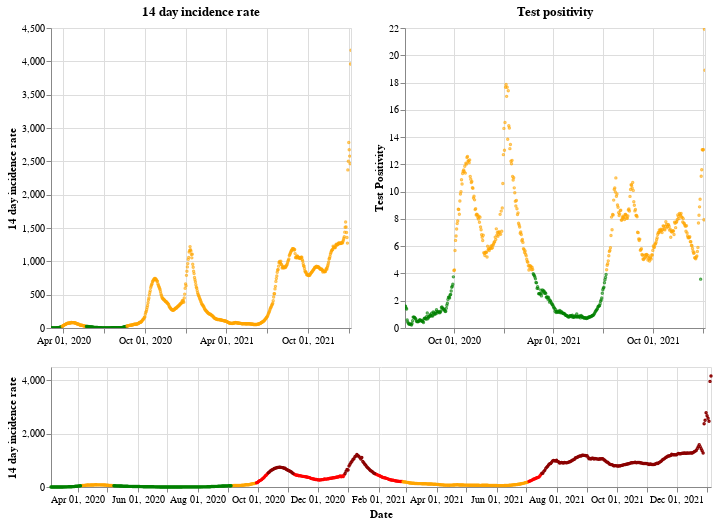

This figure's notebook cell:
### Markdown cell above
## Northern Ireland

### Code cell
plot_traffic_light('Northern Ireland')

### Figure 1 — Vega-Lite specification as saved in the notebook (floating-point values rounded to 4 significant figures; data arrays with more than 128 entries replaced by an {"elided": "..."} marker saying what was removed)
{"config": {"view": {"continuousWidth": 400, "continuousHeight": 300}}, "vconcat": [{"hconcat": [{"mark": {"type": "point", "size": 2}, "encoding": {"color": {"condition": {"value": "green", "test": "(datum.twoWeeklyCasesRate <= 25)"}, "value": "orange"}, "tooltip": [{"type": "nominal", "field": "areaName"}, {"type": "temporal", "field": "date"}, {"type": "quantitative", "field": "twoWeeklyCasesRate"}, {"type": "quantitative", "field": "testPositivity"}], "x": {"type": "temporal", "axis": {"title": ""}, "field": "date", "scale": {"domain": {"selection": "DateBrush"}}, "timeUnit": "yearmonthdate"}, "y": {"type": "quantitative", "axis": {"title": "14 day incidence rate"}, "field": "twoWeeklyCasesRate"}}, "title": "14 day incidence rate", "width": 300}, {"mark": {"type": "point", "size": 2}, "encoding": {"color": {"condition": {"value": "green", "test": "(datum.testPositivity <= 4)"}, "value": "orange"}, "tooltip": [{"type": "nominal", "field": "areaName"}, {"type": "temporal", "field": "date"}, {"type": "quantitative", "field": "twoWeeklyCasesRate"}, {"type": "quantitative", "field": "testPositivity"}], "x": {"type": "temporal", "axis": {"title": ""}, "field": "date", "scale": {"domain": {"selection": "DateBrush"}}, "timeUnit": "yearmonthdate"}, "y": {"type": "quantitative", "axis": {"title": "Test Positivity"}, "field": "testPositivity"}}, "title": "Test positivity", "width": 300}]}, {"layer": [{"mark": {"type": "point", "size": 2}, "encoding": {"color": {"condition": {"value": "orange", "test": "(((datum.testPositivity < 4) && (datum.twoWeeklyCasesRate >= 50)) && (datum.twoWeeklyCasesRate < 200))"}, "value": "red"}, "opacity": {"condition": {"value": 1, "test": "((datum.twoWeeklyCasesRate >= 50) && (datum.twoWeeklyCasesRate < 500))"}, "value": 0}, "tooltip": [{"type": "nominal", "field": "areaName"}, {"type": "temporal", "field": "date"}, {"type": "quantitative", "field": "twoWeeklyCasesRate"}, {"type": "quantitative", "field": "testPositivity"}], "x": {"type": "temporal", "axis": {"title": "Date"}, "field": "date", "timeUnit": "yearmonthdate"}, "y": {"type": "quantitative", "axis": {"title": "14 day incidence rate"}, "field": "twoWeeklyCasesRate"}}, "selection": {"DateBrush": {"type": "interval", "encodings": ["x"], "fields": ["Time"]}}}, {"mark": {"type": "point", "size": 2}, "encoding": {"color": {"value": "darkred"}, "opacity": {"condition": {"value": 1, "test": "(datum.twoWeeklyCasesRate >= 500)"}, "value": 0}, "tooltip": [{"type": "nominal", "field": "areaName"}, {"type": "temporal", "field": "date"}, {"type": "quantitative", "field": "twoWeeklyCasesRate"}, {"type": "quantitative", "field": "testPositivity"}], "x": {"type": "temporal", "axis": {"title": "Date"}, "field": "date", "timeUnit": "yearmonthdate"}, "y": {"type": "quantitative", "axis": {"title": "14 day incidence rate"}, "field": "twoWeeklyCasesRate"}}}, {"mark": {"type": "point", "size": 2}, "encoding": {"color": {"condition": {"value": "green", "test": "((datum.testPositivity < 4) && (datum.twoWeeklyCasesRate < 50))"}, "value": "orange"}, "opacity": {"condition": {"value": 1, "test": "(datum.twoWeeklyCasesRate < 50)"}, "value": 0}, "tooltip": [{"type": "nominal", "field": "areaName"}, {"type": "temporal", "field": "date"}, {"type": "quantitative", "field": "twoWeeklyCasesRate"}, {"type": "quantitative", "field": "testPositivity"}], "x": {"type": "temporal", "axis": {"title": "Date"}, "field": "date", "timeUnit": "yearmonthdate"}, "y": {"type": "quantitative", "axis": {"title": "14 day incidence rate"}, "field": "twoWeeklyCasesRate"}}}], "height": 120, "width": 660}], "data": {"name": "data-49c291d943ea82c3329c75392f8d3461"}, "$schema": "https://vega.github.io/schema/vega-lite/v4.8.1.json", "datasets": {"data-49c291d943ea82c3329c75392f8d3461": {"elided": "672 records"}}}
